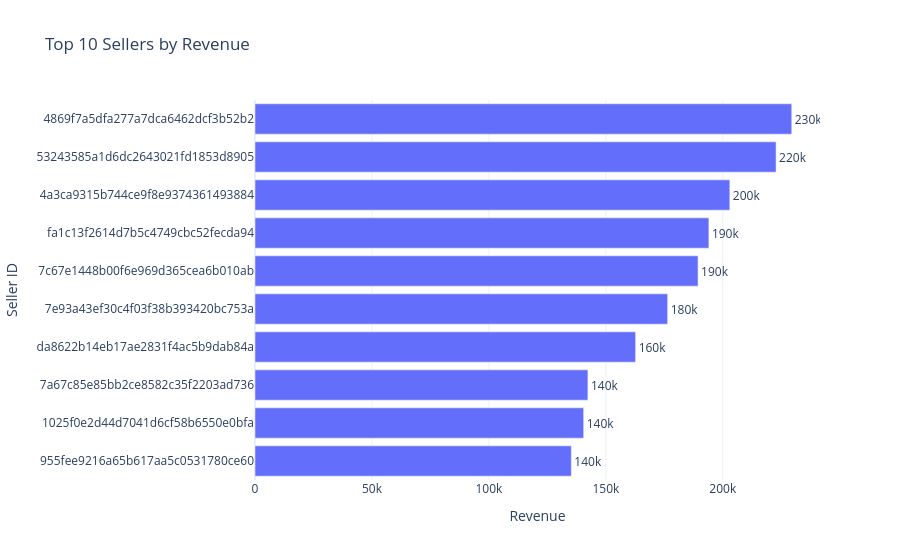

Notebook cell for this chart:
### Code cell
top_sellers = (
    dashboard_sellers
    .head(10)
    .sort_values('revenue')
)

fig = px.bar(
    top_sellers,
    x='revenue',
    y='seller_id',
    orientation='h',
    title='Top 10 Sellers by Revenue',
    text='revenue'
)

fig.update_traces(
    texttemplate='%{text:.2s}',
    textposition='outside'
)

fig.update_layout(
    xaxis_title='Revenue',
    yaxis_title='Seller ID',
    template='plotly_white'
)

fig.show()

### Figure 1 — Plotly figure (JSON) as saved in the notebook; plotly's stock layout.template omitted (floating-point values rounded to 4 significant figures)
{"data": [{"hovertemplate": "revenue=%{text}<br>seller_id=%{y}<extra></extra>", "legendgroup": "", "marker": {"color": "#636efa", "pattern": {"shape": ""}}, "name": "", "orientation": "h", "showlegend": false, "text": [135200.0, 140500.0, 142300.0, 162700.0, 176400.0, 189400.0, 194000.0, 203000.0, 222800.0, 229500.0], "textposition": "outside", "texttemplate": "%{text:.2s}", "type": "bar", "x": [135200.0, 140500.0, 142300.0, 162700.0, 176400.0, 189400.0, 194000.0, 203000.0, 222800.0, 229500.0], "xaxis": "x", "y": ["955fee9216a65b617aa5c0531780ce60", "1025f0e2d44d7041d6cf58b6550e0bfa", "7a67c85e85bb2ce8582c35f2203ad736", "da8622b14eb17ae2831f4ac5b9dab84a", "7e93a43ef30c4f03f38b393420bc753a", "7c67e1448b00f6e969d365cea6b010ab", "fa1c13f2614d7b5c4749cbc52fecda94", "4a3ca9315b744ce9f8e9374361493884", "53243585a1d6dc2643021fd1853d8905", "4869f7a5dfa277a7dca6462dcf3b52b2"], "yaxis": "y"}], "layout": {"barmode": "relative", "legend": {"tracegroupgap": 0}, "title": {"text": "Top 10 Sellers by Revenue"}, "xaxis": {"anchor": "y", "domain": [0, 1], "title": {"text": "Revenue"}}, "yaxis": {"anchor": "x", "domain": [0, 1], "title": {"text": "Seller ID"}}}}
